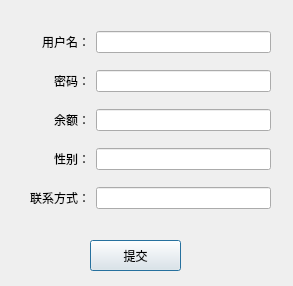
<?xml version="1.0" encoding="UTF-8"?>
<ui version="4.0">
 <class>Dialog_add_custom</class>
 <widget class="QDialog" name="Dialog_add_custom">
  <property name="geometry">
   <rect>
    <x>0</x>
    <y>0</y>
    <width>293</width>
    <height>286</height>
   </rect>
  </property>
  <property name="windowTitle">
   <string>Dialog</string>
  </property>
  <widget class="QWidget" name="widget" native="true">
   <property name="geometry">
    <rect>
     <x>30</x>
     <y>20</y>
     <width>241</width>
     <height>204</height>
    </rect>
   </property>
   <layout class="QGridLayout" name="gridLayout">
    <item row="3" column="0">
     <widget class="QLabel" name="label_5">
      <property name="text">
       <string>性别：</string>
      </property>
      <property name="alignment">
       <set>Qt::AlignRight|Qt::AlignTrailing|Qt::AlignVCenter</set>
      </property>
     </widget>
    </item>
    <item row="4" column="0">
     <widget class="QLabel" name="label_4">
      <property name="text">
       <string>联系方式：</string>
      </property>
      <property name="alignment">
       <set>Qt::AlignRight|Qt::AlignTrailing|Qt::AlignVCenter</set>
      </property>
     </widget>
    </item>
    <item row="4" column="1">
     <widget class="QLineEdit" name="lineEdit_phone"/>
    </item>
    <item row="0" column="0">
     <widget class="QLabel" name="label">
      <property name="text">
       <string>用户名：</string>
      </property>
      <property name="alignment">
       <set>Qt::AlignRight|Qt::AlignTrailing|Qt::AlignVCenter</set>
      </property>
     </widget>
    </item>
    <item row="0" column="1">
     <widget class="QLineEdit" name="lineEdit_account"/>
    </item>
    <item row="2" column="0">
     <widget class="QLabel" name="label_3">
      <property name="text">
       <string>余额：</string>
      </property>
      <property name="alignment">
       <set>Qt::AlignRight|Qt::AlignTrailing|Qt::AlignVCenter</set>
      </property>
     </widget>
    </item>
    <item row="2" column="1">
     <widget class="QLineEdit" name="lineEdit_balance"/>
    </item>
    <item row="3" column="1">
     <widget class="QLineEdit" name="lineEdit_sex"/>
    </item>
    <item row="1" column="1">
     <widget class="QLineEdit" name="lineEdit_password"/>
    </item>
    <item row="1" column="0">
     <widget class="QLabel" name="label_2">
      <property name="text">
       <string>密码：</string>
      </property>
      <property name="alignment">
       <set>Qt::AlignRight|Qt::AlignTrailing|Qt::AlignVCenter</set>
      </property>
     </widget>
    </item>
   </layout>
  </widget>
  <widget class="QPushButton" name="pushButton_commit">
   <property name="geometry">
    <rect>
     <x>90</x>
     <y>240</y>
     <width>91</width>
     <height>31</height>
    </rect>
   </property>
   <property name="text">
    <string>提交</string>
   </property>
  </widget>
 </widget>
 <resources/>
 <connections/>
</ui>
